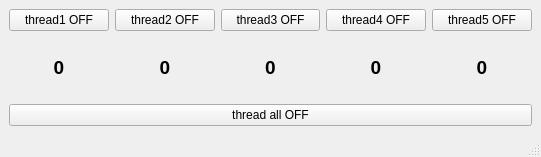
<?xml version="1.0" encoding="UTF-8"?>
<ui version="4.0">
 <class>MainWindow</class>
 <widget class="QMainWindow" name="MainWindow">
  <property name="geometry">
   <rect>
    <x>0</x>
    <y>0</y>
    <width>541</width>
    <height>157</height>
   </rect>
  </property>
  <property name="windowTitle">
   <string>MainWindow</string>
  </property>
  <widget class="QWidget" name="centralwidget">
   <layout class="QGridLayout" name="gridLayout">
    <item row="0" column="0">
     <layout class="QVBoxLayout" name="verticalLayout_2">
      <item>
       <layout class="QVBoxLayout" name="verticalLayout">
        <item>
         <layout class="QHBoxLayout" name="horizontalLayout">
          <item>
           <widget class="QPushButton" name="pb_th1">
            <property name="text">
             <string>thread1 OFF</string>
            </property>
            <property name="checkable">
             <bool>true</bool>
            </property>
            <property name="checked">
             <bool>false</bool>
            </property>
           </widget>
          </item>
          <item>
           <widget class="QPushButton" name="pb_th2">
            <property name="text">
             <string>thread2 OFF</string>
            </property>
            <property name="checkable">
             <bool>true</bool>
            </property>
            <property name="checked">
             <bool>false</bool>
            </property>
           </widget>
          </item>
          <item>
           <widget class="QPushButton" name="pb_th3">
            <property name="text">
             <string>thread3 OFF</string>
            </property>
            <property name="checkable">
             <bool>true</bool>
            </property>
            <property name="checked">
             <bool>false</bool>
            </property>
           </widget>
          </item>
          <item>
           <widget class="QPushButton" name="pb_th4">
            <property name="text">
             <string>thread4 OFF</string>
            </property>
            <property name="checkable">
             <bool>true</bool>
            </property>
            <property name="checked">
             <bool>false</bool>
            </property>
           </widget>
          </item>
          <item>
           <widget class="QPushButton" name="pb_th5">
            <property name="text">
             <string>thread5 OFF</string>
            </property>
            <property name="checkable">
             <bool>true</bool>
            </property>
            <property name="checked">
             <bool>false</bool>
            </property>
           </widget>
          </item>
         </layout>
        </item>
        <item>
         <layout class="QHBoxLayout" name="horizontalLayout_2">
          <item>
           <widget class="QLabel" name="l_th1">
            <property name="font">
             <font>
              <pointsize>14</pointsize>
              <bold>true</bold>
             </font>
            </property>
            <property name="text">
             <string>0</string>
            </property>
            <property name="alignment">
             <set>Qt::AlignCenter</set>
            </property>
           </widget>
          </item>
          <item>
           <widget class="QLabel" name="l_th2">
            <property name="font">
             <font>
              <pointsize>14</pointsize>
              <bold>true</bold>
             </font>
            </property>
            <property name="text">
             <string>0</string>
            </property>
            <property name="alignment">
             <set>Qt::AlignCenter</set>
            </property>
           </widget>
          </item>
          <item>
           <widget class="QLabel" name="l_th3">
            <property name="font">
             <font>
              <pointsize>14</pointsize>
              <bold>true</bold>
             </font>
            </property>
            <property name="text">
             <string>0</string>
            </property>
            <property name="alignment">
             <set>Qt::AlignCenter</set>
            </property>
           </widget>
          </item>
          <item>
           <widget class="QLabel" name="l_th4">
            <property name="font">
             <font>
              <pointsize>14</pointsize>
              <bold>true</bold>
             </font>
            </property>
            <property name="text">
             <string>0</string>
            </property>
            <property name="alignment">
             <set>Qt::AlignCenter</set>
            </property>
           </widget>
          </item>
          <item>
           <widget class="QLabel" name="l_th5">
            <property name="font">
             <font>
              <pointsize>14</pointsize>
              <bold>true</bold>
             </font>
            </property>
            <property name="text">
             <string>0</string>
            </property>
            <property name="alignment">
             <set>Qt::AlignCenter</set>
            </property>
           </widget>
          </item>
         </layout>
        </item>
       </layout>
      </item>
      <item>
       <widget class="QPushButton" name="pb_th_all">
        <property name="text">
         <string>thread all OFF</string>
        </property>
        <property name="checkable">
         <bool>true</bool>
        </property>
        <property name="checked">
         <bool>false</bool>
        </property>
       </widget>
      </item>
     </layout>
    </item>
   </layout>
  </widget>
  <widget class="QMenuBar" name="menubar">
   <property name="geometry">
    <rect>
     <x>0</x>
     <y>0</y>
     <width>541</width>
     <height>21</height>
    </rect>
   </property>
  </widget>
  <widget class="QStatusBar" name="statusbar"/>
 </widget>
 <resources/>
 <connections/>
</ui>
